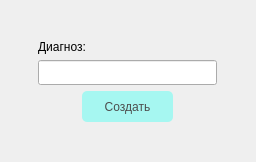
<?xml version="1.0" encoding="UTF-8"?>
<ui version="4.0">
 <class>Dialog</class>
 <widget class="QDialog" name="Dialog">
  <property name="geometry">
   <rect>
    <x>0</x>
    <y>0</y>
    <width>256</width>
    <height>162</height>
   </rect>
  </property>
  <property name="windowTitle">
   <string>Новый диагноз</string>
  </property>
  <layout class="QGridLayout" name="gridLayout">
   <item row="0" column="0">
    <layout class="QHBoxLayout" name="horizontalLayout_2">
     <item>
      <spacer name="horizontalSpacer_3">
       <property name="orientation">
        <enum>Qt::Horizontal</enum>
       </property>
       <property name="sizeHint" stdset="0">
        <size>
         <width>40</width>
         <height>20</height>
        </size>
       </property>
      </spacer>
     </item>
     <item>
      <layout class="QVBoxLayout" name="verticalLayout_3">
       <item>
        <spacer name="verticalSpacer">
         <property name="orientation">
          <enum>Qt::Vertical</enum>
         </property>
         <property name="sizeHint" stdset="0">
          <size>
           <width>20</width>
           <height>40</height>
          </size>
         </property>
        </spacer>
       </item>
       <item>
        <layout class="QVBoxLayout" name="verticalLayout_2">
         <item>
          <layout class="QVBoxLayout" name="verticalLayout">
           <item>
            <widget class="QLabel" name="label">
             <property name="text">
              <string>Диагноз:</string>
             </property>
            </widget>
           </item>
           <item>
            <widget class="QLineEdit" name="lineEdit">
             <property name="minimumSize">
              <size>
               <width>179</width>
               <height>25</height>
              </size>
             </property>
            </widget>
           </item>
          </layout>
         </item>
         <item>
          <layout class="QHBoxLayout" name="horizontalLayout">
           <item>
            <spacer name="horizontalSpacer">
             <property name="orientation">
              <enum>Qt::Horizontal</enum>
             </property>
             <property name="sizeHint" stdset="0">
              <size>
               <width>40</width>
               <height>20</height>
              </size>
             </property>
            </spacer>
           </item>
           <item>
            <widget class="QPushButton" name="btn_2">
             <property name="sizePolicy">
              <sizepolicy hsizetype="Fixed" vsizetype="Fixed">
               <horstretch>0</horstretch>
               <verstretch>0</verstretch>
              </sizepolicy>
             </property>
             <property name="minimumSize">
              <size>
               <width>91</width>
               <height>31</height>
              </size>
             </property>
             <property name="styleSheet">
              <string notr="true">QPushButton{
	border-radius: 5px;
	background-color: #a6f7f1;
   	transition: 2s linear; 
	color: #4c4d4d;
}

QPushButton:hover{
	background-color: #89f0ea;
}

</string>
             </property>
             <property name="text">
              <string>Создать</string>
             </property>
            </widget>
           </item>
           <item>
            <spacer name="horizontalSpacer_2">
             <property name="orientation">
              <enum>Qt::Horizontal</enum>
             </property>
             <property name="sizeHint" stdset="0">
              <size>
               <width>40</width>
               <height>20</height>
              </size>
             </property>
            </spacer>
           </item>
          </layout>
         </item>
        </layout>
       </item>
       <item>
        <spacer name="verticalSpacer_2">
         <property name="orientation">
          <enum>Qt::Vertical</enum>
         </property>
         <property name="sizeHint" stdset="0">
          <size>
           <width>20</width>
           <height>40</height>
          </size>
         </property>
        </spacer>
       </item>
      </layout>
     </item>
     <item>
      <spacer name="horizontalSpacer_4">
       <property name="orientation">
        <enum>Qt::Horizontal</enum>
       </property>
       <property name="sizeHint" stdset="0">
        <size>
         <width>40</width>
         <height>20</height>
        </size>
       </property>
      </spacer>
     </item>
    </layout>
   </item>
  </layout>
 </widget>
 <resources/>
 <connections/>
</ui>
